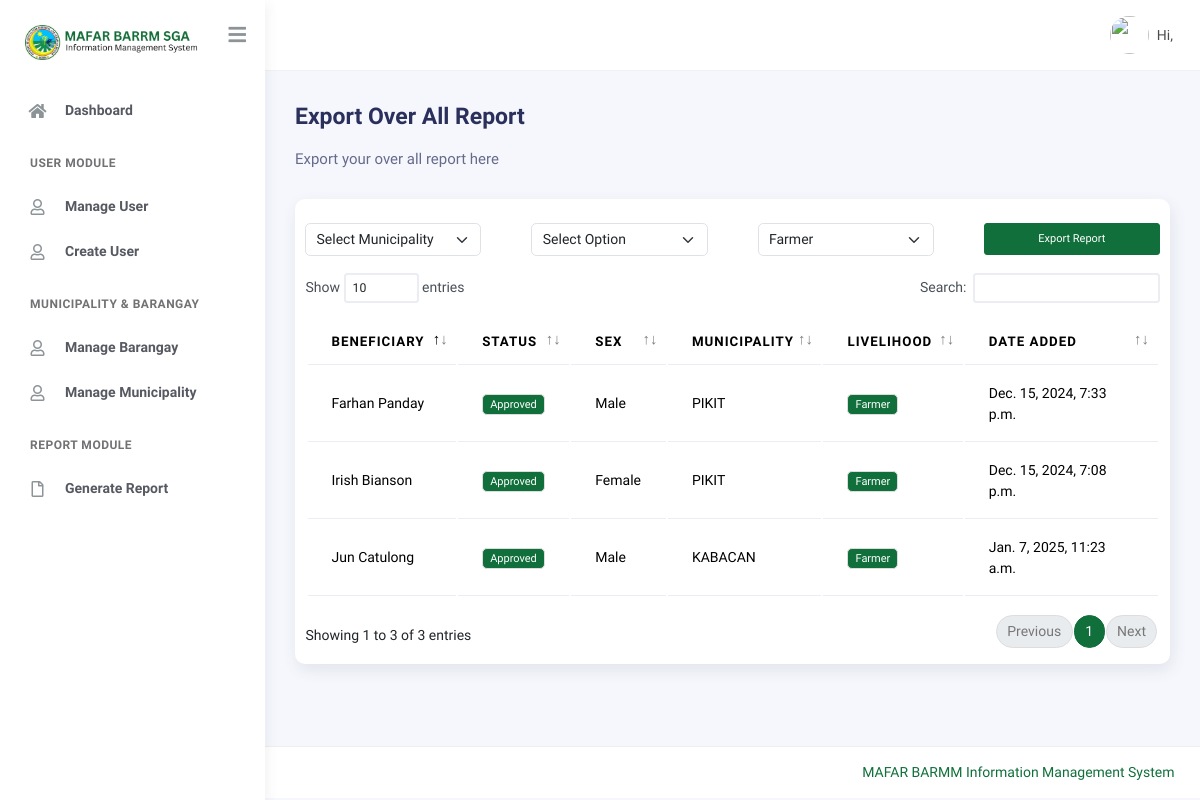
The app's page /mafar/overall-report, older data.
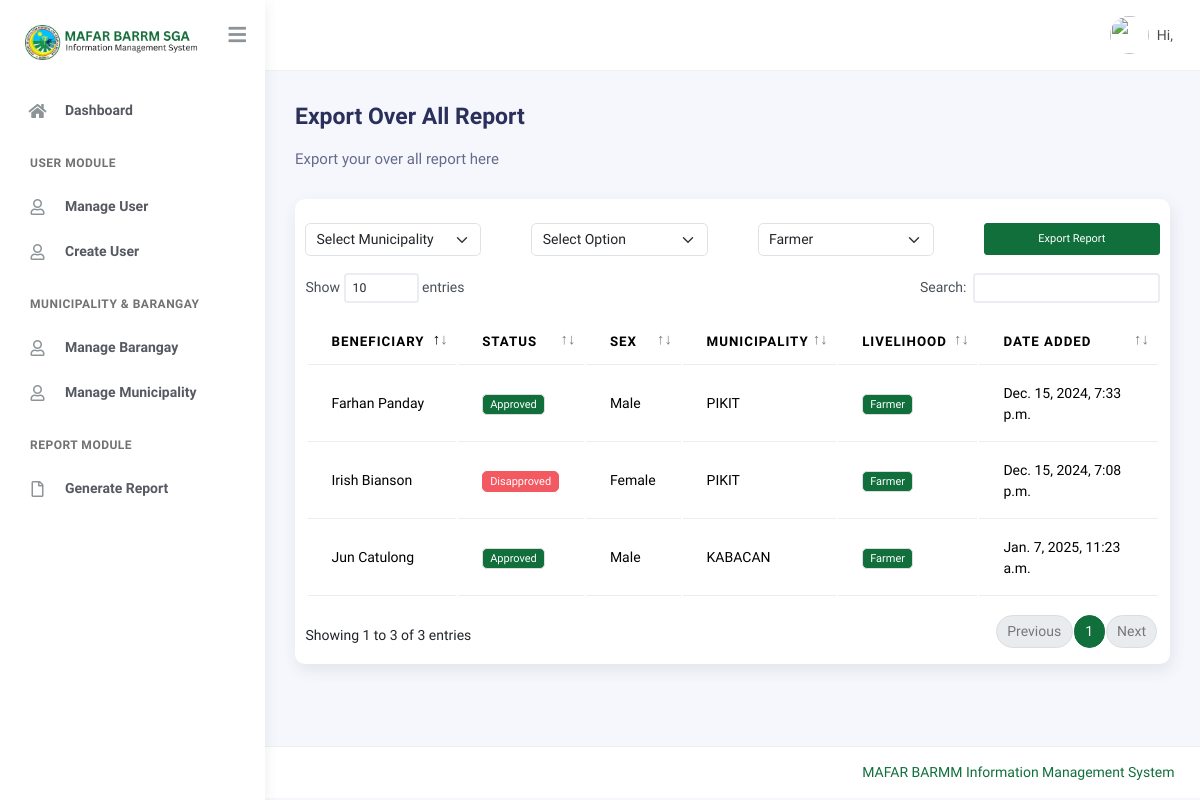
The same page, newer data.
### main/models.py (models this page shows, shortened)
class Municpality(models.Model):
    municipality = models.CharField(max_length=255)
    date_added = models.DateTimeField(auto_now_add=True)
    class Meta:
        verbose_name_plural = "Municipality"
        verbose_name = "Municipality"
    def __str__(self) -> str:
        return self.municipality

class FarmProfile(models.Model):
    MAIN_LIVELIHOOD = (
        ("Farmer", "Farmer"),
        ("Farm Worker", "Farm Worker"),
        ("Agri Youth", "Agri Youth"),
    )
    FARMER = (
        ("Rice", "Rice"),
        ("Corn", "Corn"),
        ("Other Crops", "Other Crops"),
        ("Livestock", "Livestock"),
        ("Poultry", "Poultry"),
    )
    FARM_WORKER = (
        ("Land Preparation", "Land Preparation"),
        ("Planting", "Planting"),
        ("Cultivation", "Cultivation"),
        ("Harvesting", "Harvesting"),
        ("Others", "Others"),
    )
    AGRIYOUTH_WORKER = (
        ("1", "Part of a farming household"),
        ("2", "Attending/attended formal agri-fishery related course"),
        ("3", "Attending/attended non-formal agri-fishery related course"),
        ("4", "Participated in any agricultural activity/program."),
        ("5", "Others"),
    )
    related_to = models.ForeignKey(PersonalInformation, on_delete=models.CASCADE)
    main_livelihood = models.CharField(max_length=255, choices=MAIN_LIVELIHOOD)
    activity_farmer = models.CharField(
        max_length=50, choices=FARMER, null=True, blank=True
    )
    specific_farming_activity = models.CharField(max_length=50, null=True, blank=True)
    activity_farmworker = models.CharField(
        max_length=50, choices=FARM_WORKER, null=True, blank=True
    )
    specific_farmworker_activity = models.CharField(
        max_length=50, null=True, blank=True
    )
    activity_agriyouth = models.CharField(
        max_length=50, choices=AGRIYOUTH_WORKER, null=True, blank=True
    )
    specific_agriyouth_activity = models.CharField(max_length=50, null=True, blank=True)
    status = models.CharField(
        max_length=100,
        default="Pending",
        null=True,
        blank=True,
        choices=(
            ("Pending", "Pending"),
            ("Approved", "Approved"),
            ("Disapproved", "Disapproved"),
        ),
    )
    reason = models.TextField(max_length=255, blank=True, null=True, help_text="Reason why disapproved")
    date_added = models.DateTimeField(auto_now_add=True)
    class Meta:
        verbose_name = "Farm Profile"
        verbose_name_plural = "Farm Profiles"

class PersonalInformation(models.Model):
    EXTENSIONS = (
        ("None", "None"),
        ("Sr.", "Sr."),
        ("Jr.", "Jr."),
    )
    GENDER = (("Male", "Male"), ("Female", "Female"))
    HIGHEST_EDUCATION = (
        ("Pre-school", "Pre-school"),
        ("Elementary", "Elementary"),
        ("High School", "High School"),
        ("Junior High School", "Junior High School"),
        ("Senior High School", "Senior High School"),
        ("College", "College"),
        ("Vocational", "Vocational"),
        ("Post-graduate", "Post-graduate"),
        ("None", "None"),
    )
    RELIGION = (
        ("Christianity", "Christianity"),
        ("Islam", "Islam"),
        ("Others", "Others"),
    )
    CIVIL_STATUS = (
        ("Single", "Single"),
        ("Married", "Married"),
        ("Widowed", "Widowed"),
        ("Separated", "Separated"),
    )
    RELATIONSHIP = (
        ("Mother", "Mother"),
        ("Father", "Father"),
    )
    firstname = models.CharField(
        max_length=255, help_text="Beneficiary first name", db_index=True
    )
    middlename = models.CharField(
        max_length=255, help_text="Beneficiary middle name", db_index=True
    )
    lastname = models.CharField(
        max_length=255, help_text="Beneficiary last name", db_index=True
    )
    extension = models.CharField(
        max_length=255,
        help_text="Extension",
        choices=EXTENSIONS,
        db_index=True,
        null=True,
        blank=True,
    )
    gender = models.CharField(max_length=255, help_text="Gender", choices=GENDER)
    purok = models.CharField(max_length=255, help_text="Purok")
    municipality = models.ForeignKey(
        Municpality, on_delete=models.CASCADE, help_text="Municipality"
    )
    barangay = models.ForeignKey(
        Barangay, on_delete=models.CASCADE, help_text="Barangay"
    )
    street = models.CharField(max_length=255, help_text="Street")
    province = models.CharField(max_length=255, help_text="Province")
    region = models.CharField(max_length=255, help_text="Region")
    mobile_number = models.CharField(max_length=11, help_text="Mobile Number")
    landline_number = models.CharField(
        max_length=255, help_text="Landline Number", blank=True, null=True
    )
    dob = models.CharField(max_length=255, help_text="Date of Birth")
    pob = models.CharField(max_length=255, help_text="Place of Birth")
    provice_place_of_birth = models.CharField(
        max_length=255, help_text="Provice Place Of Birth"
    )
    country = models.CharField(max_length=255)
    education = models.CharField(
        max_length=255, help_text="Highest Formal Education", choices=HIGHEST_EDUCATION
    )
    is_pwd = models.BooleanField(default=False, help_text="Person with disability")
    is_fourps = models.BooleanField(default=False, help_text="4P's Beneficiary")
    is_member_in_ip = models.BooleanField(
        default=False, help_text="Member of an Indigenous Group"
    )
    is_household_head = models.BooleanField(default=False, help_text="Household head")
    is_with_government_id = models.BooleanField(
        default=False, help_text="Government ID"
    )
    is_member_in_any_cooperative = models.BooleanField(
        default=False, help_text="Member in any cooperative"
    )
    member_in_ip_specific = models.CharField(
        max_length=255, help_text="Specific Indigenous Group", null=True, blank=True
    )
    religion = models.CharField(
        max_length=255, choices=RELIGION, help_text="Region you belong"
    )
    civil_status = models.CharField(
        max_length=255, choices=CIVIL_STATUS, help_text="Civil status"
    )
    name_of_spouse_if_married = models.CharField(
        max_length=255, null=True, blank=True, help_text="Name of spouse if married"
    )
    mother_maiden_name = models.CharField(
        max_length=255, help_text="Mother maiden name"
    )
    name_of_household_head = models.CharField(
        max_length=255, help_text="Name of Household", blank=True, null=True
    )
    relationship = models.CharField(
        max_length=255,
        choices=RELATIONSHIP,
        null=True,
        blank=True,
        help_text="Relationship",
    )
    number_of_living_household = models.IntegerField(
        default=0, null=True, blank=True, help_text="No. of living in your household"
    )
    number_of_male = models.IntegerField(
        default=0, null=True, blank=True, help_text="No. of male in your household"
    )
    number_of_female = models.IntegerField(
        default=0, null=True, blank=True, help_text="No. of female in your household"
    )
    type_of_id = models.CharField(
        max_length=255, null=True, blank=True, help_text="What type of ID you have?"
    )
    id_number = models.CharField(
        max_length=255, null=True, blank=True, help_text="Enter your ID number"
    )
    specify_cooperative = models.CharField(
        max_length=255,
        null=True,
        blank=True,
        help_text="Specify what cooperative you are member with",
    )
    person_to_notify = models.CharField(max_length=255)
    contact_number = models.CharField(max_length=255)
    date_added = models.DateTimeField(auto_now_add=True)
    def get_full_name(self):
        return f"{self.firstname} {self.lastname}"
    class Meta:
        verbose_name = "Personal Information"
        verbose_name_plural = "Personal Informations"

### main/views.py (the view, shortened to what this page needs)
class OverallReport(View):
    template_name = "overall_report.html"
    def get(self, request):
        context = {}
        context["items"] = FarmProfile.objects.all().order_by("-date_added")[:10]
        context["filter_form"] = FilterOverAllBeneficiary()
        return render(request, self.template_name, context)

### main/templates/overall_report.html (shortened to what this page needs)
{% extends './includes/base.html' %}
{% block content %}
<div class="page-inner">
    <div class="d-flex align-items-left align-items-md-center flex-column flex-md-row pt-2 pb-4">
        <div>
            <h3 class="fw-bold mb-3">Export Over All Report</h3>
            <h6 class="op-7 mb-2">Export your over all report here</h6>
        </div>
    </div>
    <div class="card py-3">
        <form method="post">
            <div class="row">
                {% for input in filter_form %}
                <div class="col-md-3">
                    <div class="form-group mb-2">
                        {{ input }}
                    </div>
                </div>
                {% endfor %}
                <div class="col-md-3">
                    <div class="form-group">
                        <input type="submit" value="Export Report" class="btn btn-primary btn-sm w-100">
                    </div>
                </div>
            </div>
        </form>
        <div class="table-responsive">
            <table class="table" id="datatable">
                <thead>
                    <tr>
                        <th>Beneficiary</th>
                        <th>Status</th>
                        <th>Sex</th>
                        <th>Municipality</th>
                        <th>Livelihood</th>
                        <th>Date Added</th>
                    </tr>
                </thead>
                <tbody>
                    {% for beneficiary in items %}
                    <tr>
                        <td>{{ beneficiary.related_to.get_full_name }}</td>
                        <td>
                            {% if beneficiary.status == 'Approved' %}
                            <span class="badge bg-primary">{{ beneficiary.status }}</span>
                            {% elif beneficiary.status == 'Disapproved' %}
                            <span class="badge btn-danger">{{ beneficiary.status }}</span>
                            {% else %}
                            <span class="badge btn-warning">{{ beneficiary.status }}</span>
                            {% endif %}
                        </td>
                        <td>{{ beneficiary.related_to.gender }}</td>
                        <td>{{ beneficiary.related_to.municipality }}</td>
                        <td>
                            <span class="badge bg-primary">{{ beneficiary.main_livelihood }}</span>
                        </td>
                        <td>{{ beneficiary.related_to.date_added }}</td>
                    </tr>
                    {% endfor %}
                </tbody>
            </table>
        </div>
    </div>
</div>
{% endblock %}

Row changes from the older to the newer data that the page shows:
changed FarmProfile "Irish Bianson": status "Approved" → "Disapproved"
